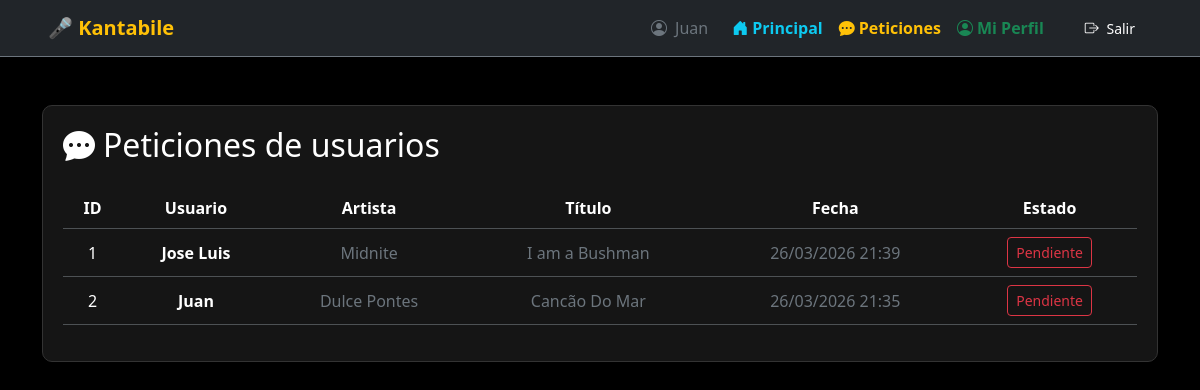
Screenshot of /administrador/peticiones_admin.php (signed in) with the database file from the repository.
### tables this page shows
CREATE TABLE `peticiones` (
  `id_peticion` int(11) NOT NULL,
  `usuario` int(11) NOT NULL,
  `artista` varchar(50) NOT NULL,
  `titulo` varchar(50) NOT NULL,
  `estado` tinyint(1) NOT NULL DEFAULT 0 COMMENT '0 - pendiente\r\n1 - realizado',
  `fechaHora` timestamp NOT NULL DEFAULT current_timestamp() ON UPDATE current_timestamp()
);

CREATE TABLE `usuarios` (
  `id` int(11) NOT NULL,
  `nombre` varchar(100) NOT NULL,
  `email` varchar(100) NOT NULL,
  `passwd` varchar(255) NOT NULL,
  `rol` int(11) NOT NULL DEFAULT 1 COMMENT '1-Usuario\r\n2-Administrador',
  `estado` tinyint(1) NOT NULL COMMENT '0 - activo\r\n1 - bloqueado',
  `registrado` timestamp NOT NULL DEFAULT current_timestamp() ON UPDATE current_timestamp()
);

### administrador/peticiones_admin.php (the view, shortened to what this page needs)
<?php
include("../includes/conexion.php");
$consulta = "SELECT  p.id_peticion, p.usuario, u.nombre AS nombre_usuario, p.artista, p.titulo, p.estado, p.fechaHora
             FROM peticiones p, usuarios u
             WHERE p.usuario = u.id
             ORDER BY p.fechaHora DESC";
$resultado = mysqli_query($conn, $consulta);
?>
<!DOCTYPE html>
<html lang="es">
<head>
    <link href="https://cdn.jsdelivr.net/npm/bootstrap@5.3.2/dist/css/bootstrap.min.css" rel="stylesheet">
    <link rel="stylesheet" href="https://cdn.jsdelivr.net/npm/bootstrap-icons@1.11.1/font/bootstrap-icons.css">
</head>
<body>
    <?php include("../includes/navbar.php"); ?>
    <div class="container mt-5">
        <div class="card-dark">
            <h2 class="mb-4"><i class="bi bi-chat-dots-fill me-2"></i>Peticiones de usuarios</h2>
            <table class="table table-dark table-hover align-middle text-center">
                <thead>
                    <tr>
                        <th>ID</th>
                        <th>Usuario</th>
                        <th>Artista</th>
                        <th>Título</th>
                        <th>Fecha</th>
                        <th>Estado</th>
                    </tr>
                </thead>
                <tbody>
                    <?php if (mysqli_num_rows($resultado) > 0) { ?>
                        <?php while ($row = mysqli_fetch_assoc($resultado)) {
                            $completa = $row['estado'] == 1;
                            $btn_color = $completa ? 'btn-outline-success' : 'btn-outline-danger';
                            $btn_texto = $completa ? 'Completo' : 'Pendiente';
                            $nombre_usuario = $row['nombre_usuario'];
                        ?>
                            <tr>
                                <td><?php echo $row['id_peticion']; ?></td>
                                <td><strong><?php echo $nombre_usuario; ?></strong></td>
                                <td class="text-secondary"><?php echo $row['artista']; ?></td>
                                <td class="text-secondary"><?php echo $row['titulo']; ?></td>
                                <td class="text-secondary"><?php echo date('d/m/Y H:i', strtotime($row['fechaHora'])); ?></td>
                                <td class="text-center">
                                    <form method="POST" class="d-inline">
                                        <button type="submit" name="cambiar_estado" class="btn btn-sm <?php echo $btn_color; ?>">
                                            <?php echo $btn_texto; ?>
                                        </button>
                                    </form>
                                </td>
                            </tr>
                        <?php } ?>
                    <?php } else { ?>
                        <tr>
                            <td colspan="6" class="text-center text-secondary">No hay peticiones registradas.</td>
                        </tr>
                    <?php } ?>
                </tbody>
            </table>
        </div>
    </div>
</body>
</html>

### administrador/peticiones_admin.php (style rules this page uses)
body { background-color: #000; color: white; }
.card-dark { background-color: #151515; border: 1px solid #333; padding: 20px; border-radius: 10px; }
.table-dark { --bs-table-bg: #151515; }

### rows the page displays
peticiones: id_peticion "1", usuario.nombre "Jose Luis", artista "Midnite", titulo "I am a Bushman", fechaHora "26/03/2026 21:39", estado "Pendiente"
peticiones: id_peticion "2", usuario.nombre "Juan", artista "Dulce Pontes", titulo "Cancão Do Mar", fechaHora "26/03/2026 21:35", estado "Pendiente"

### other values shown
$_SESSION["nombre"] "Juan"
